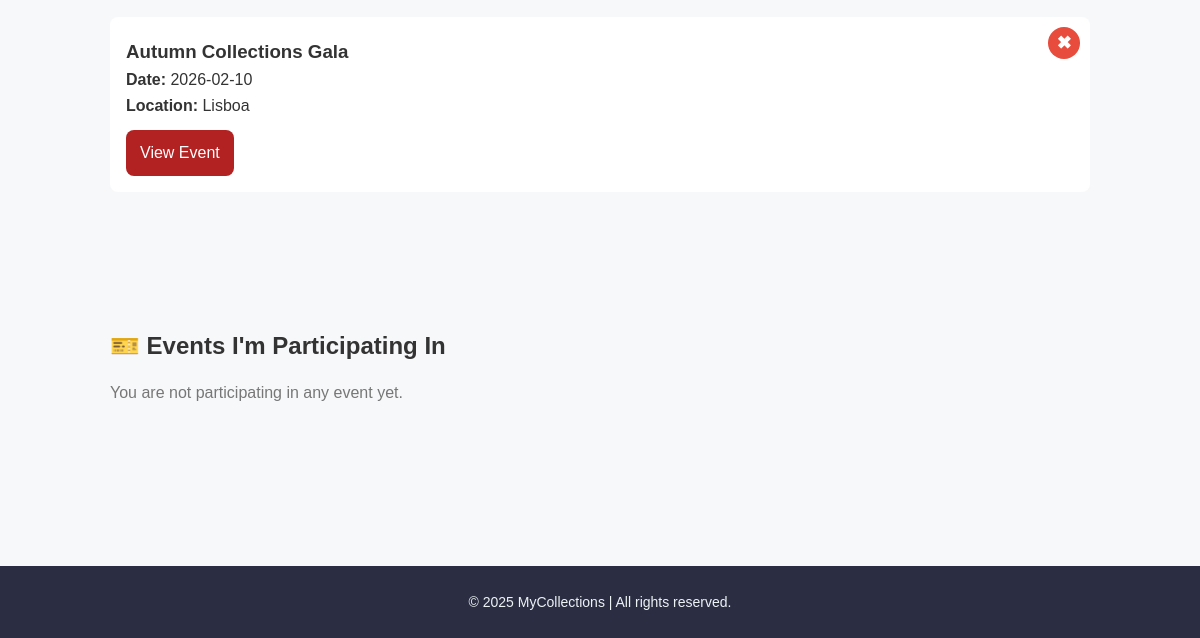
Before: /public_html/user.php (signed in, lower part) with the older database file.
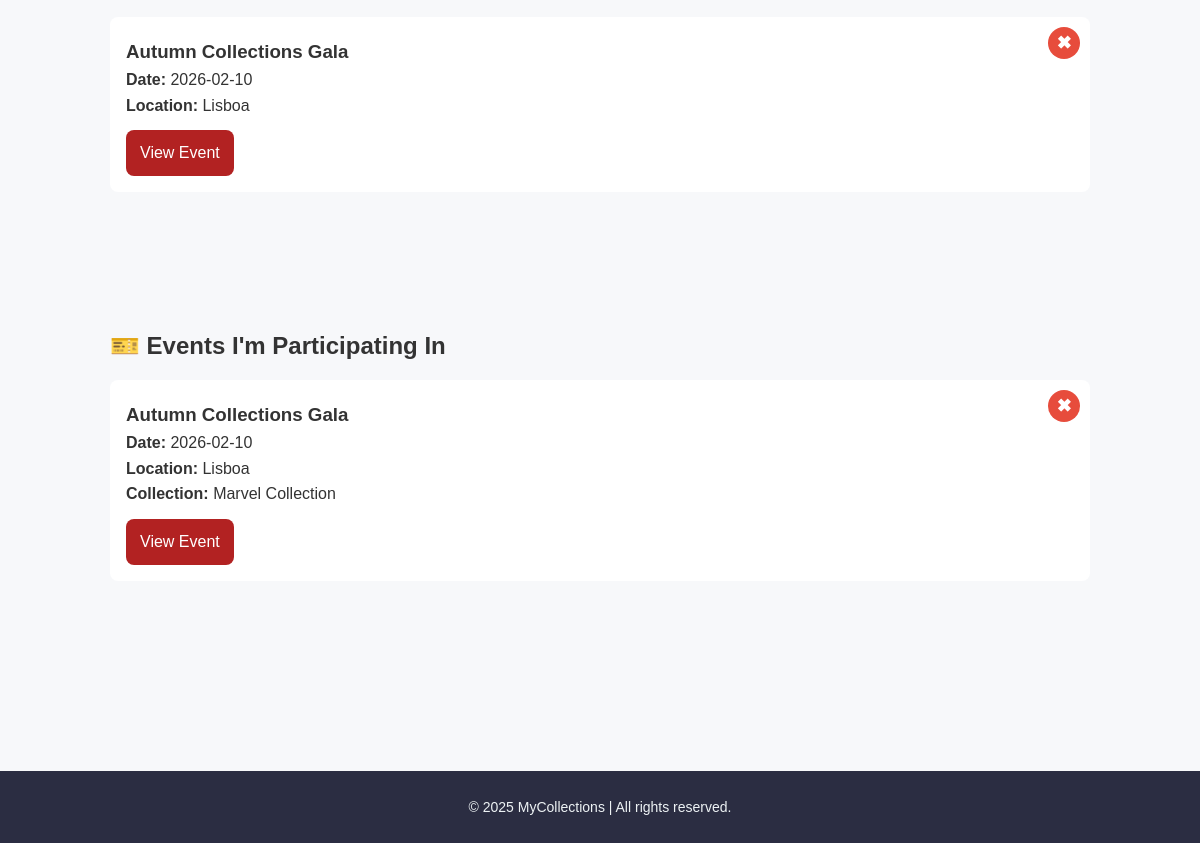
After: the same page with the newer database file.
### tables this page shows
CREATE TABLE `events` (
  `id_event` int(11) NOT NULL,
  `name` varchar(120) NOT NULL,
  `location` varchar(120) DEFAULT NULL,
  `event_date` date NOT NULL,
  `description` text DEFAULT NULL
);

CREATE TABLE `user_event_participation` (
  `id_participation` int(11) NOT NULL,
  `id_user` int(11) NOT NULL,
  `id_event` int(11) NOT NULL,
  `id_collection` int(11) NOT NULL
);

CREATE TABLE `collections` (
  `id_collection` int(11) NOT NULL,
  `id_user` int(11) NOT NULL,
  `id_collection_category` int(11) NOT NULL,
  `name` varchar(120) NOT NULL,
  `description` text DEFAULT NULL,
  `cover_img` varchar(255) DEFAULT NULL,
  `creation_date` date DEFAULT NULL,
  `rate` int(11) DEFAULT 0
);

### public_html/dal/EventDAL.php (called while the page is built, shortened)
<?php
class EventDAL {
    public static function getInterestedByUser($id_user) {
        $db = DB::conn();
        $stmt = $db->prepare("
            SELECT e.*
            FROM user_events_interest uei
            JOIN events e ON e.id_event = uei.id_event
            WHERE uei.id_user = ?
            ORDER BY e.event_date ASC
        ");
        $stmt->bind_param("i", $id_user);
        $stmt->execute();
        return $stmt->get_result()->fetch_all(MYSQLI_ASSOC);
    }
    public static function getParticipationByUser($id_user) {
    $db = DB::conn();
    $stmt = $db->prepare("
        SELECT
            e.id_event,
            e.name,
            e.event_date,
            e.location,
            c.name AS collection_name,
            uep.id_collection,
            uep.id_participation
        FROM user_event_participation uep
        JOIN events e ON e.id_event = uep.id_event
        JOIN collections c ON c.id_collection = uep.id_collection
        WHERE uep.id_user = ?
        ORDER BY e.event_date ASC
    ");
    $stmt->bind_param("i", $id_user);
    $stmt->execute();
    $participations = $stmt->get_result()->fetch_all(MYSQLI_ASSOC);
    foreach ($participations as &$p) {
        $stmt2 = $db->prepare("
            SELECT i.name
            FROM user_event_items uei
            JOIN items i ON i.id_item = uei.id_item
            WHERE uei.id_participation = ?
        ");
        $stmt2->bind_param("i", $p["id_participation"]);
        $stmt2->execute();
        $p["items"] = $stmt2->get_result()->fetch_all(MYSQLI_ASSOC);
    }
    return $participations;
}
}

### public_html/user.php (the view, shortened to what this page needs)
<?php
require_once __DIR__ . "/dal/EventDAL.php";
$userId = $_SESSION["id_user"];
?>
<!DOCTYPE html>
<html lang="en">
<head>
  <link rel="stylesheet" href="css/style.css" />
  <link rel="stylesheet" href="css/user.css" />
</head>
<body>
  <div class="page-container">
    <main class="main-content">
        <?php
require_once __DIR__ . "/dal/EventDAL.php";
$interestedEvents = EventDAL::getInterestedByUser($userId);
$participatingEvents = EventDAL::getParticipationByUser($userId);
?>
<section class="events-section">
    <?php if (empty($interestedEvents)): ?>
        <p style="color:#777;">You haven't marked interest in any event yet.</p>
    <?php else: ?>
        <div class="events-grid">
            <?php foreach ($interestedEvents as $ev): ?>
                <div class="event-card">
                    <h3><?= htmlspecialchars($ev["name"]) ?></h3>
                    <p><strong>Date:</strong> <?= htmlspecialchars($ev["event_date"]) ?></p>
                    <p><strong>Location:</strong> <?= htmlspecialchars($ev["location"]) ?></p>
                    <a href="events.php?id=<?= $ev['id_event'] ?>" class="btn">View Event</a>
                     <button class="remove-interest-btn" data-id="<?= $ev['id_event'] ?>">✖</button>
                </div>
            <?php endforeach; ?>
        </div>
    <?php endif; ?>
</section>
<section class="events-section">
    <h2>🎫 Events I'm Participating In</h2>
    <?php if (empty($participatingEvents)): ?>
        <p style="color:#777;">You are not participating in any event yet.</p>
    <?php else: ?>
        <div class="events-grid">
            <?php foreach ($participatingEvents as $ev): ?>
                <div class="event-card">
                    <h3><?= htmlspecialchars($ev["name"]) ?></h3>
                    <p><strong>Date:</strong> <?= htmlspecialchars($ev["event_date"]) ?></p>
                    <p><strong>Location:</strong> <?= htmlspecialchars($ev["location"]) ?></p>
                    <p><strong>Collection:</strong> <?= htmlspecialchars($ev['collection_name']) ?></p>
                    <a href="events.php?id=<?= $ev['id_event'] ?>" class="btn">View Event</a>
                    <button class="remove-participation-btn" data-id="<?= $ev['id_event'] ?>">✖</button>
                </div>
            <?php endforeach; ?>
        </div>
    <?php endif; ?>
</section>
    </main>
  </div>
  <footer class="footer">
    <p>© 2025 MyCollections | All rights reserved.</p>
  </footer>
</body>
</html>

### public_html/css/style.css (style rules this page uses)
* { margin: 0; padding: 0; box-sizing: border-box; font-family: Arial, sans-serif; }
body { margin: 0; padding: 0; background: #ffffff; font-family: Arial, sans-serif; overflow-x: hidden; }
body { flex-direction: column; min-height: 100vh; }
* { margin: 0; padding: 0; box-sizing: border-box; font-family: "Poppins", sans-serif; }
body { background-color: #f8f9fa; color: #2b2d42; line-height: 1.6; }
.footer { background-color: #2b2d42; color: #edf2f4; text-align: center; padding: 25px 10px; font-size: 14px; margin-top: 60px; }
.modal-buttons .btn, .btn { background: #B22222; color: #fff; border: 0; border-radius: 8px; padding: 10px 14px; cursor: pointer; }

### public_html/css/user.css (style rules this page uses)
body { margin: 0; font-family: "Poppins", sans-serif; background: #f7f8fa; color: #333; display: flex; flex-direction: column; min-height: 100vh; }
.page-container { flex-grow: 1; max-width: 1400px; margin: 40px auto 60px; padding: 0 20px; }
a { text-decoration: none; color: inherit; }
.main-content { flex: 1; padding: 0; display: flex; flex-direction: column; }
.footer { background-color: #2b2d42; color: #edf2f4; text-align: center; padding: 25px 10px; font-size: 14px; width: 100%; }
html { scroll-behavior: smooth; }
.events-section { margin-top: 40px; padding-top: 15px; margin-bottom: 40px; }
.events-section h2 { margin-bottom: 15px; }
.events-grid { display: grid; grid-template-columns: 1fr; gap: 15px; margin-bottom: 30px; }
.event-card { background: #fff; padding: 20px 16px 16px; border-radius: 8px; position: relative; }
.event-card a.btn { margin-top: 12px; display: inline-block; }
.events-section + .events-section { margin-top: 50px; }
.remove-interest-btn, .remove-participation-btn { position: absolute; top: 10px; right: 10px; background: #e74c3c; color: white; border: none; width: 32px; height: 32px; border-radius: 50%; cursor: pointer; font-size: 18px; font-weight: bold; line-height: 32px; text-align: center; display: flex; justify-content: center; align-items: center; transition: 0.25s ease-in-out; }

Changed rows visible on the page:
added user_event_participation: id_event.name "Autumn Collections Gala", id_event.event_date "2026-02-10", id_event.location "Lisboa", id_collection.name "Marvel Collection"
Other visible differences:
text no longer shown: "You are not participating in any event yet."
